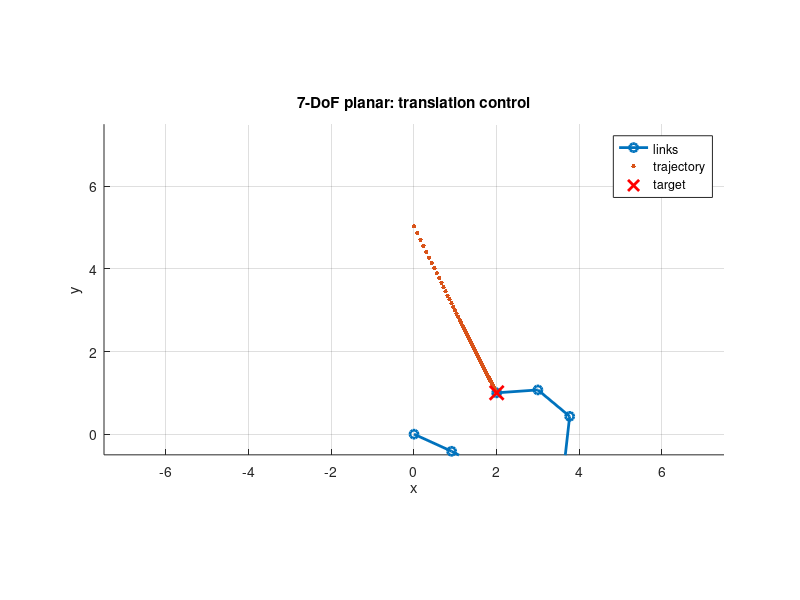

MATLAB code to generate this figure:
% seven_dof_planar_robot_translation_control_noclass_fixed.m

clear; close all; clc;

% Robot definition
n  = 7;
l  = ones(n,1);                 
q  = (pi/8)*ones(n,1);          
u_t = [2; 1];                  

% Forward kinematics (simple, class-free)
fk = @(q,l) [ sum(l.*cos(cumsum(q)));
              sum(l.*sin(cumsum(q))) ];

% Controller params
dt = 0.02; gain = 2.0; tol = 1e-4; max_steps = 6000;
traj = [];

figure; hold on; axis equal; grid on;

for k = 1:max_steps
    p = fk(q,l);
    e = u_t - p;
    traj(:,end+1) = p; 
    if norm(e) < tol, break; end

    % Jacobian (2×n)
    csum = cumsum(q);
    J = zeros(2,n);
    for i = 1:n
        J(1,i) = -sum(l(i:end).*sin(csum(i:end)));
        J(2,i) =  sum(l(i:end).*cos(csum(i:end)));
    end

    % Resolved-rate update
    qdot = pinv(J) * (gain*e);
    q = q + dt*qdot;

    % Plot
    if mod(k,10)==0 || k==1
        clf; hold on; axis equal; grid on;
        pts = zeros(2,n+1); ang = 0;
        for i=1:n
            ang = ang + q(i);
            pts(:,i+1) = pts(:,i) + l(i)*[cos(ang); sin(ang)];
        end
        plot(pts(1,:),pts(2,:),'-o','LineWidth',2);
        R = sum(l)+0.5; xlim([-R R]); ylim([-0.5 R]);
        plot(traj(1,:),traj(2,:),'.','MarkerSize',10);
        plot(u_t(1),u_t(2),'rx','LineWidth',2,'MarkerSize',10);
        xlabel x; ylabel y; title('7-DoF planar: translation control');
        legend('links','trajectory','target','Location','best'); drawnow;
    end
end

disp('Final q (rad):'); disp(q.');
p = fk(q,l);
disp('Final position [x y]:'); disp(p.');
